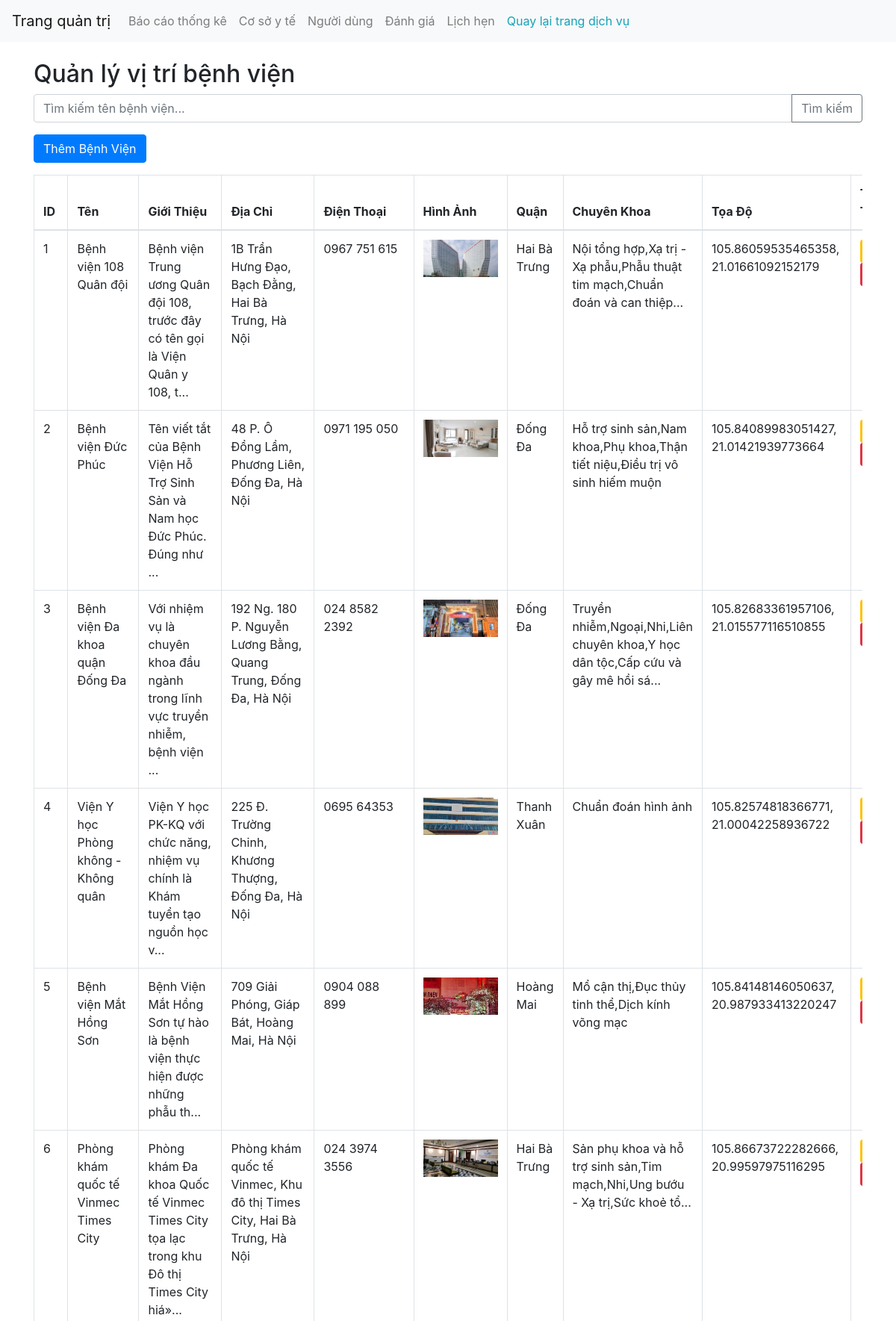
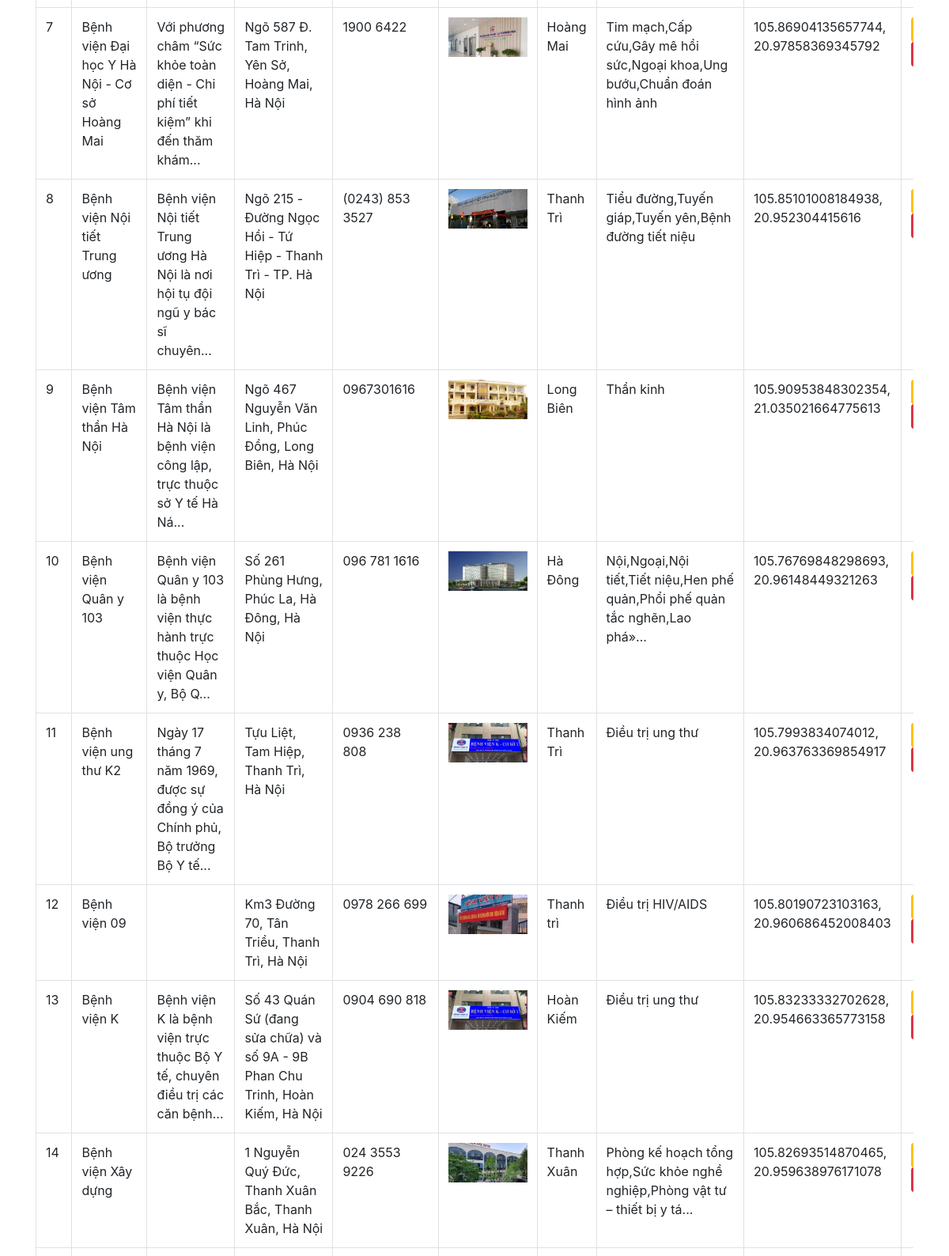
The page /page/admin/hospital/read.php (signed in, upper part) on the database its author committed (2 pictures, top to bottom).
### tables this page shows
CREATE TABLE `crud_hopital_location` (
  `id_hopital` int(11) NOT NULL,
  `name` varchar(100) NOT NULL,
  `introduction` text DEFAULT NULL,
  `address` varchar(200) DEFAULT NULL,
  `phone` varchar(15) DEFAULT NULL,
  `image` varchar(200) DEFAULT NULL,
  `district` varchar(100) DEFAULT NULL,
  `specialist` varchar(2000) DEFAULT NULL,
  `coordinates` varchar(100) DEFAULT NULL
);

### page/admin/hospital/read.php (the view, shortened to what this page needs)
<?php
include('../includes/header.php');
require_once(__ROOT__ . '../../../connect.php');
$search_name = '';
$sql = "SELECT * FROM crud_hopital_location";
$result = $conn->query($sql);
?>
<h2>Quản lý vị trí bệnh viện</h2>
<form action="" method="GET" class="mb-3">
    <div class="input-group">
        <input type="text" class="form-control" placeholder="Tìm kiếm tên bệnh viện..." name="search" value="<?php echo $search_name; ?>">
        <div class="input-group-append">
            <button class="btn btn-outline-secondary" type="submit">Tìm kiếm</button>
        </div>
    </div>
</form>
<a href="./add.php" class="btn btn-primary mb-3">Thêm Bệnh Viện</a>
<div class="table-responsive">
    <table class="table table-bordered">
        <thead>
            <tr>
                <th>ID</th>
                <th>Tên</th>
                <th>Giới Thiệu</th>
                <th>Địa Chỉ</th>
                <th>Điện Thoại</th>
                <th>Hình Ảnh</th>
                <th>Quận</th>
                <th>Chuyên Khoa</th>
                <th>Tọa Độ</th>
                <th>Thao Tác</th>
            </tr>
        </thead>
        <tbody>
            <?php while($row = $result->fetch_assoc()) { ?>
            <tr>
                <td><?php echo $row['id_hopital']; ?></td>
                <td><?php echo strlen($row['name']) > 100 ? substr($row['name'], 0, 100) . '...' : $row['name']; ?></td>
                <td><?php echo strlen($row['introduction']) > 100 ? substr($row['introduction'], 0, 100) . '...' : $row['introduction']; ?></td>
                <td><?php echo $row['address']; ?></td>
                <td><?php echo $row['phone']; ?></td>
                <td><img src="../../<?php echo $row['image']; ?>" alt=""></td>
                <td><?php echo $row['district']; ?></td>
                <td><?php echo strlen($row['specialist']) > 100 ? substr($row['specialist'], 0, 100) . '...' : $row['specialist']; ?></td>
                <td><?php echo $row['coordinates']; ?></td>
                <td>
                    <a href="update.php?id=<?php echo $row['id_hopital']; ?>" class="btn btn-warning btn-sm">Sửa</a>
                    <a href="delete.php?id=<?php echo $row['id_hopital']; ?>" class="btn btn-danger btn-sm">Xóa</a>
                </td>
            </tr>
            <?php } ?>
        </tbody>
    </table>
</div>
<?php include('../includes/footer.php'); ?>

### page/admin/includes/header.php (shortened to what this page needs)
<!DOCTYPE html>
<html lang="en">
<head>
    <link rel="stylesheet" href="https://maxcdn.bootstrapcdn.com/bootstrap/4.5.2/css/bootstrap.min.css">
</head>
<body>
    <nav class="navbar navbar-expand-lg navbar-light bg-light">
        <a class="navbar-brand" href="">Trang quản trị</a>
        <div class="collapse navbar-collapse" id="navbarNav">
            <ul class="navbar-nav">
                <li class="nav-item"><a class="nav-link" href="../dashboard/dashboard.php">Báo cáo thống kê</a></li>
                <li class="nav-item"><a class="nav-link" href="../hospital/read.php">Cơ sở y tế</a></li>
                <li class="nav-item"><a class="nav-link" href="../users/read.php">Người dùng</a></li>
                <li class="nav-item"><a class="nav-link" href="../rate/read.php">Đánh giá</a></li>
                <li class="nav-item"><a class="nav-link" href="../appointment/read.php">Lịch hẹn</a></li>
                <li class="nav-item"><a class="nav-link text-info" href="../../homePage.php">Quay lại trang dịch vụ</a></li>
            </ul>
        </div>
    </nav>
    <div class="container mt-4 pb-5">

### page/admin/includes/footer.php (shortened to what this page needs)
</div>
</body>
</html>

### page/admin/includes/header.php (style rules this page uses)
img { width: 100px; height: 50px; object-fit: cover; overflow: hidden; }

### rows shown on the page
crud_hopital_location: id_hopital "1", name "Bệnh viện 108 Quân đội", introduction "Bệnh viện Trung ương Quân đội 108, trước đây có tên gọi là Viện Quân y 108, t", address "1B Trần Hưng Đạo, Bạch Đằng, Hai Bà Trưng, Hà Nội", phone "0967 751 615", image (picture), district "Hai Bà Trưng", specialist "Nội tổng hợp,Xạ trị - Xạ phẫu,Phẫu thuật tim mạch,Chuẩn đoán và can thiệp", coordinates "105.86059535465358, 21.01661092152179"
crud_hopital_location: id_hopital "2", name "Bệnh viện Đức Phúc", introduction "Tên viết tắt của Bệnh Viện Hỗ Trợ Sinh Sản và Nam học Đức Phúc. Đúng như", address "48 P. Ô Đồng Lầm, Phương Liên, Đống Đa, Hà Nội", phone "0971 195 050", image (picture), district "Đống Đa", specialist "Hỗ trợ sinh sản,Nam khoa,Phụ khoa,Thận tiết niệu,Điều trị vô sinh hiếm muộn", coordinates "105.84089983051427, 21.01421939773664"
crud_hopital_location: id_hopital "3", name "Bệnh viện Đa khoa quận Đống Đa", introduction "Với nhiệm vụ là chuyên khoa đầu ngành trong lĩnh vực truyền nhiễm, bệnh viện", address "192 Ng. 180 P. Nguyễn Lương Bằng, Quang Trung, Đống Đa, Hà Nội", phone "024 8582 2392", image (picture), district "Đống Đa", specialist "Truyền nhiễm,Ngoại,Nhi,Liên chuyên khoa,Y học dân tộc,Cấp cứu và gây mê hồi sá", coordinates "105.82683361957106, 21.015577116510855"
crud_hopital_location: id_hopital "4", name "Viện Y học Phòng không - Không quân", introduction "Viện Y học PK-KQ với chức năng, nhiệm vụ chính là Khám tuyển tạo nguồn học v", address "225 Đ. Trường Chinh, Khương Thượng, Đống Đa, Hà Nội", phone "0695 64353", image (picture), district "Thanh Xuân", specialist "Chuẩn đoán hình ảnh", coordinates "105.82574818366771, 21.00042258936722"
crud_hopital_location: id_hopital "5", name "Bệnh viện Mắt Hồng Sơn", introduction "Bệnh Viện Mắt Hồng Sơn tự hào là bệnh viện thực hiện được những phẫu th", address "709 Giải Phóng, Giáp Bát, Hoàng Mai, Hà Nội", phone "0904 088 899", image (picture), district "Hoàng Mai", specialist "Mổ cận thị,Đục thủy tinh thể,Dịch kính võng mạc", coordinates "105.84148146050637, 20.987933413220247"
crud_hopital_location: id_hopital "6", name "Phòng khám quốc tế Vinmec Times City", introduction "Phòng khám Đa khoa Quốc tế Vinmec Times City tọa lạc trong khu Đô thị Times City hiá»", address "Phòng khám quốc tế Vinmec, Khu đô thị Times City, Hai Bà Trưng, Hà Nội", phone "024 3974 3556", image (picture), district "Hai Bà Trưng", specialist "Sản phụ khoa và hỗ trợ sinh sản,Tim mạch,Nhi,Ung bướu - Xạ trị,Sức khoẻ tổ", coordinates "105.86673722282666, 20.99597975116295"
crud_hopital_location: id_hopital "7", name "Bệnh viện Đại học Y Hà Nội - Cơ sở Hoàng Mai", introduction "Với phương châm “Sức khỏe toàn diện - Chi phí tiết kiệm” khi đến thăm khám", address "Ngõ 587 Đ. Tam Trinh, Yên Sở, Hoàng Mai, Hà Nội", phone "1900 6422", image (picture), district "Hoàng Mai", specialist "Tim mạch,Cấp cứu,Gây mê hồi sức,Ngoại khoa,Ung bướu,Chuẩn đoán hình ảnh", coordinates "105.86904135657744, 20.97858369345792"
crud_hopital_location: id_hopital "8", name "Bệnh viện Nội tiết Trung ương", introduction "Bệnh viện Nội tiết Trung ương Hà Nội là nơi hội tụ đội ngũ y bác sĩ chuyên", address "Ngõ 215 - Đường Ngọc Hồi - Tứ Hiệp - Thanh Trì - TP. Hà Nội", phone "(0243) 853 3527", image (picture), district "Thanh Trì", specialist "Tiểu đường,Tuyến giáp,Tuyến yên,Bệnh đường tiết niệu", coordinates "105.85101008184938, 20.952304415616"
crud_hopital_location: id_hopital "9", name "Bệnh viện Tâm thần Hà Nội", introduction "Bệnh viện Tâm thần Hà Nội là bệnh viện công lập, trực thuộc sở Y tế Hà Ná", address "Ngõ 467 Nguyễn Văn Linh, Phúc Đồng, Long Biên, Hà Nội", phone "0967301616", image (picture), district "Long Biên", specialist "Thần kinh", coordinates "105.90953848302354, 21.035021664775613"
crud_hopital_location: id_hopital "10", name "Bệnh viện Quân y 103", introduction "Bệnh viện Quân y 103 là bệnh viện thực hành trực thuộc Học viện Quân y, Bộ Q", address "Số 261 Phùng Hưng, Phúc La, Hà Đông, Hà Nội", phone "096 781 1616", image (picture), district "Hà Đông", specialist "Nội,Ngoại,Nội tiết,Tiết niệu,Hen phế quản,Phổi phế quản tắc nghẽn,Lao phá»", coordinates "105.76769848298693, 20.96148449321263"
crud_hopital_location: id_hopital "11", name "Bệnh viện ung thư K2", introduction "Ngày 17 tháng 7 năm 1969, được sự đồng ý của Chính phủ, Bộ trưởng Bộ Y tế", address "Tựu Liệt, Tam Hiệp, Thanh Trì, Hà Nội", phone "0936 238 808", image (picture), district "Thanh Trì", specialist "Điều trị ung thư", coordinates "105.7993834074012, 20.963763369854917"
crud_hopital_location: id_hopital "12", name "Bệnh viện 09", address "Km3 Đường 70, Tân Triều, Thanh Trì, Hà Nội", phone "0978 266 699", image (picture), district "Thanh trì", specialist "Điều trị HIV/AIDS", coordinates "105.80190723103163, 20.960686452008403"
crud_hopital_location: id_hopital "13", name "Bệnh viện K", introduction "Bệnh viện K là bệnh viện trực thuộc Bộ Y tế, chuyên điều trị các căn bệnh", address "Số 43 Quán Sứ (đang sửa chữa) và số 9A - 9B Phan Chu Trinh, Hoàn Kiếm, Hà Nội", phone "0904 690 818", image (picture), district "Hoàn Kiếm", specialist "Điều trị ung thư", coordinates "105.83233332702628, 20.954663365773158"
crud_hopital_location: id_hopital "14", name "Bệnh viện Xây dựng", address "1 Nguyễn Quý Đức, Thanh Xuân Bắc, Thanh Xuân, Hà Nội", phone "024 3553 9226", image (picture), district "Thanh Xuân", specialist "Phòng kế hoạch tổng hợp,Sức khỏe nghề nghiệp,Phòng vật tư – thiết bị y tá", coordinates "105.82693514870465, 20.959638976171078"
